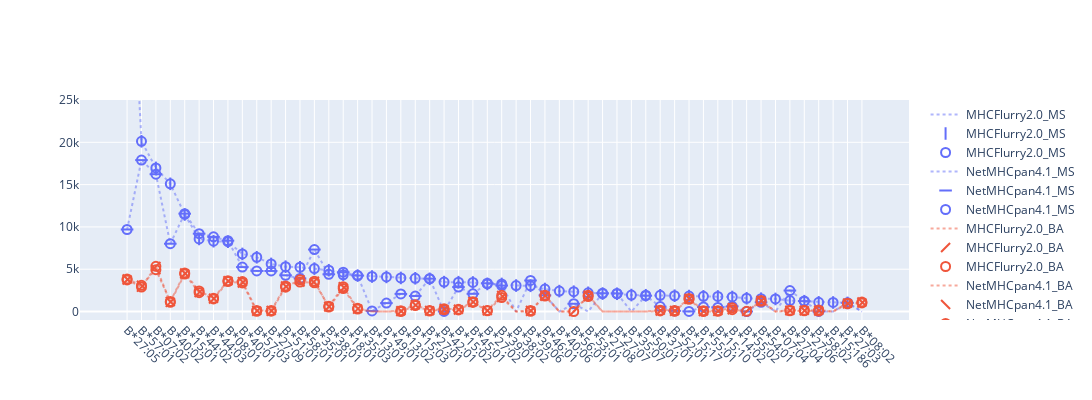

The code cell stored with this chart in its notebook:
### Code cell
plot(all_alleles_all_datasets, "B")

### Figure 1 — Plotly figure (JSON) as saved in the notebook; plotly's stock layout.template omitted (floating-point values rounded to 4 significant figures)
{"data": [{"line": {"color": "#636EFA", "dash": "dot"}, "marker": {"color": ["#636EFA", "#636EFA", "#636EFA", "#636EFA", "#636EFA", "#636EFA", "#636EFA", "#636EFA", "#636EFA", "#636EFA", "#636EFA", "#636EFA", "#636EFA", "#636EFA", "#636EFA", "#636EFA", "#636EFA", "#636EFA", "#636EFA", "#636EFA", "#636EFA", "#636EFA", "#636EFA", "#636EFA", "#636EFA", "#636EFA", "#636EFA", "#636EFA", "#636EFA", "#636EFA", "#636EFA", "#636EFA", "#636EFA", "#636EFA", "#636EFA", "#636EFA", "#636EFA", "#636EFA", "#636EFA", "#636EFA", "#636EFA", "#636EFA", "#636EFA", "#636EFA", "#636EFA", "#636EFA", "#636EFA", "#636EFA", "#636EFA", "#636EFA", "#636EFA", "#636EFA"], "line": {"width": 1}, "size": 0, "symbol": ["line-ns", "line-ns", "line-ns", "line-ns", "line-ns", "line-ns", "line-ns", "line-ns", "line-ns", "line-ns", "line-ns", "line-ns", "line-ns", "line-ns", "line-ns", "line-ns", "line-ns", "line-ns", "line-ns", "line-ns", "line-ns", "line-ns", "line-ns", "line-ns", "line-ns", "line-ns", "line-ns", "line-ns", "line-ns", "line-ns", "line-ns", "line-ns", "line-ns", "line-ns", "line-ns", "line-ns", "line-ns", "line-ns", "line-ns", "line-ns", "line-ns", "line-ns", "line-ns", "line-ns", "line-ns", "line-ns", "line-ns", "line-ns", "line-ns", "line-ns", "line-ns", "line-ns"]}, "mode": "lines", "name": "MHCFlurry2.0_MS", "opacity": 0.5, "type": "scatter", "x": ["B*27:05", "B*57:01", "B*07:02", "B*40:02", "B*15:01", "B*44:02", "B*44:03", "B*08:01", "B*40:01", "B*57:03", "B*27:09", "B*51:01", "B*58:01", "B*35:01", "B*38:01", "B*18:01", "B*35:03", "B*13:01", "B*49:01", "B*13:02", "B*15:03", "B*27:01", "B*42:01", "B*15:02", "B*45:01", "B*27:02", "B*39:01", "B*38:02", "B*39:06", "B*46:01", "B*40:06", "B*56:01", "B*53:01", "B*27:08", "B*27:07", "B*35:07", "B*50:01", "B*37:01", "B*52:01", "B*15:17", "B*55:01", "B*15:10", "B*14:02", "B*55:02", "B*54:01", "B*07:04", "B*27:04", "B*27:06", "B*58:02", "B*15:186", "B*27:03", "B*08:02"], "y": [52482, 20116, 16973, 15094, 11470, 8580, 8313, 8252, 6807, 6415, 5626, 5301, 5233, 5072, 4879, 4347, 4248, 4140, 4093, 3970, 3931, 3864, 3477, 3469, 3435, 3262, 3260, 3071, 3042, 2661, 2416, 2346, 2215, 2121, 2101, 1947, 1925, 1921, 1867, 1831, 1793, 1782, 1721, 1571, 1516, 1489, 1293, 1223, 1084, 1071, 1018, 0]}, {"line": {"color": "#636EFA", "dash": "dot"}, "marker": {"color": ["#636EFA", "#636EFA", "#636EFA", "#636EFA", "#636EFA", "#636EFA", "#636EFA", "#636EFA", "#636EFA", "#636EFA", "#636EFA", "#636EFA", "#636EFA", "#636EFA", "#636EFA", "#636EFA", "#636EFA", "#636EFA", "#636EFA", "#636EFA", "#636EFA", "#636EFA", "#636EFA", "#636EFA", "#636EFA", "#636EFA", "#636EFA", "#636EFA", "#636EFA", "#636EFA", "#636EFA", "#636EFA", "#636EFA", "#636EFA", "#636EFA", "#636EFA", "#636EFA", "#636EFA", "#636EFA", "#636EFA", "#636EFA", "#636EFA", "#636EFA", "#636EFA", "#636EFA", "#636EFA", "#636EFA", "#636EFA", "#636EFA", "#636EFA", "#636EFA"], "line": {"width": 2}, "size": 9, "symbol": ["line-ns", "line-ns", "line-ns", "line-ns", "line-ns", "line-ns", "line-ns", "line-ns", "line-ns", "line-ns", "line-ns", "line-ns", "line-ns", "line-ns", "line-ns", "line-ns", "line-ns", "line-ns", "line-ns", "line-ns", "line-ns", "line-ns", "line-ns", "line-ns", "line-ns", "line-ns", "line-ns", "line-ns", "line-ns", "line-ns", "line-ns", "line-ns", "line-ns", "line-ns", "line-ns", "line-ns", "line-ns", "line-ns", "line-ns", "line-ns", "line-ns", "line-ns", "line-ns", "line-ns", "line-ns", "line-ns", "line-ns", "line-ns", "line-ns", "line-ns", "line-ns"]}, "mode": "markers", "name": "MHCFlurry2.0_MS", "opacity": 1, "type": "scatter", "x": ["B*27:05", "B*57:01", "B*07:02", "B*40:02", "B*15:01", "B*44:02", "B*44:03", "B*08:01", "B*40:01", "B*57:03", "B*27:09", "B*51:01", "B*58:01", "B*35:01", "B*38:01", "B*18:01", "B*35:03", "B*13:01", "B*49:01", "B*13:02", "B*15:03", "B*27:01", "B*42:01", "B*15:02", "B*45:01", "B*27:02", "B*39:01", "B*38:02", "B*39:06", "B*46:01", "B*40:06", "B*56:01", "B*53:01", "B*27:08", "B*27:07", "B*35:07", "B*50:01", "B*37:01", "B*52:01", "B*15:17", "B*55:01", "B*15:10", "B*14:02", "B*55:02", "B*54:01", "B*07:04", "B*27:04", "B*27:06", "B*58:02", "B*15:186", "B*27:03"], "y": [52482, 20116, 16973, 15094, 11470, 8580, 8313, 8252, 6807, 6415, 5626, 5301, 5233, 5072, 4879, 4347, 4248, 4140, 4093, 3970, 3931, 3864, 3477, 3469, 3435, 3262, 3260, 3071, 3042, 2661, 2416, 2346, 2215, 2121, 2101, 1947, 1925, 1921, 1867, 1831, 1793, 1782, 1721, 1571, 1516, 1489, 1293, 1223, 1084, 1071, 1018]}, {"line": {"color": "#636EFA", "dash": "dot"}, "marker": {"color": ["#636EFA", "#636EFA", "#636EFA", "#636EFA", "#636EFA", "#636EFA", "#636EFA", "#636EFA", "#636EFA", "#636EFA", "#636EFA", "#636EFA", "#636EFA", "#636EFA", "#636EFA", "#636EFA", "#636EFA", "#636EFA", "#636EFA", "#636EFA", "#636EFA", "#636EFA", "#636EFA", "#636EFA", "#636EFA", "#636EFA", "#636EFA", "#636EFA", "#636EFA", "#636EFA", "#636EFA", "#636EFA", "#636EFA", "#636EFA", "#636EFA", "#636EFA", "#636EFA", "#636EFA", "#636EFA", "#636EFA", "#636EFA", "#636EFA", "#636EFA", "#636EFA", "#636EFA", "#636EFA", "#636EFA", "#636EFA", "#636EFA", "#636EFA", "#636EFA"], "line": {"width": 2}, "size": 9, "symbol": "circle-open"}, "mode": "markers", "name": "MHCFlurry2.0_MS", "opacity": 1, "type": "scatter", "x": ["B*27:05", "B*57:01", "B*07:02", "B*40:02", "B*15:01", "B*44:02", "B*44:03", "B*08:01", "B*40:01", "B*57:03", "B*27:09", "B*51:01", "B*58:01", "B*35:01", "B*38:01", "B*18:01", "B*35:03", "B*13:01", "B*49:01", "B*13:02", "B*15:03", "B*27:01", "B*42:01", "B*15:02", "B*45:01", "B*27:02", "B*39:01", "B*38:02", "B*39:06", "B*46:01", "B*40:06", "B*56:01", "B*53:01", "B*27:08", "B*27:07", "B*35:07", "B*50:01", "B*37:01", "B*52:01", "B*15:17", "B*55:01", "B*15:10", "B*14:02", "B*55:02", "B*54:01", "B*07:04", "B*27:04", "B*27:06", "B*58:02", "B*15:186", "B*27:03"], "y": [52482, 20116, 16973, 15094, 11470, 8580, 8313, 8252, 6807, 6415, 5626, 5301, 5233, 5072, 4879, 4347, 4248, 4140, 4093, 3970, 3931, 3864, 3477, 3469, 3435, 3262, 3260, 3071, 3042, 2661, 2416, 2346, 2215, 2121, 2101, 1947, 1925, 1921, 1867, 1831, 1793, 1782, 1721, 1571, 1516, 1489, 1293, 1223, 1084, 1071, 1018]}, {"line": {"color": "#636EFA", "dash": "dot"}, "marker": {"color": ["#636EFA", "#636EFA", "#636EFA", "#636EFA", "#636EFA", "#636EFA", "#636EFA", "#636EFA", "#636EFA", "#636EFA", "#636EFA", "#636EFA", "#636EFA", "#636EFA", "#636EFA", "#636EFA", "#636EFA", "#636EFA", "#636EFA", "#636EFA", "#636EFA", "#636EFA", "#636EFA", "#636EFA", "#636EFA", "#636EFA", "#636EFA", "#636EFA", "#636EFA", "#636EFA", "#636EFA", "#636EFA", "#636EFA", "#636EFA", "#636EFA", "#636EFA", "#636EFA", "#636EFA", "#636EFA", "#636EFA", "#636EFA", "#636EFA", "#636EFA", "#636EFA", "#636EFA", "#636EFA", "#636EFA", "#636EFA", "#636EFA", "#636EFA", "#636EFA", "#636EFA"], "line": {"width": 1}, "size": 0, "symbol": ["line-ew", "line-ew", "line-ew", "line-ew", "line-ew", "line-ew", "line-ew", "line-ew", "line-ew", "line-ew", "line-ew", "line-ew", "line-ew", "line-ew", "line-ew", "line-ew", "line-ew", "line-ew", "line-ew", "line-ew", "line-ew", "line-ew", "line-ew", "line-ew", "line-ew", "line-ew", "line-ew", "line-ew", "line-ew", "line-ew", "line-ew", "line-ew", "line-ew", "line-ew", "line-ew", "line-ew", "line-ew", "line-ew", "line-ew", "line-ew", "line-ew", "line-ew", "line-ew", "line-ew", "line-ew", "line-ew", "line-ew", "line-ew", "line-ew", "line-ew", "line-ew", "line-ew"]}, "mode": "lines", "name": "NetMHCpan4.1_MS", "opacity": 0.5, "type": "scatter", "x": ["B*27:05", "B*57:01", "B*07:02", "B*40:02", "B*15:01", "B*44:02", "B*44:03", "B*08:01", "B*40:01", "B*57:03", "B*27:09", "B*51:01", "B*58:01", "B*35:01", "B*38:01", "B*18:01", "B*35:03", "B*13:01", "B*49:01", "B*13:02", "B*15:03", "B*27:01", "B*42:01", "B*15:02", "B*45:01", "B*27:02", "B*39:01", "B*38:02", "B*39:06", "B*46:01", "B*40:06", "B*56:01", "B*53:01", "B*27:08", "B*27:07", "B*35:07", "B*50:01", "B*37:01", "B*52:01", "B*15:17", "B*55:01", "B*15:10", "B*14:02", "B*55:02", "B*54:01", "B*07:04", "B*27:04", "B*27:06", "B*58:02", "B*15:186", "B*27:03", "B*08:02"], "y": [9697, 17896, 16232, 8015, 11569, 9204, 8825, 8378, 5253, 4804, 4794, 4284, 3916, 7323, 4401, 4649, 4257, 74, 996, 2086, 1834, 3887, 10, 2893, 2094, 3342, 3063, 0, 3670, 1918, 0, 921, 0, 2162, 2146, 0, 1870, 583, 77, 13, 535, 484, 614, 5, 1092, 0, 2483, 1233, 7, 0, 1028, 0]}, {"line": {"color": "#636EFA", "dash": "dot"}, "marker": {"color": ["#636EFA", "#636EFA", "#636EFA", "#636EFA", "#636EFA", "#636EFA", "#636EFA", "#636EFA", "#636EFA", "#636EFA", "#636EFA", "#636EFA", "#636EFA", "#636EFA", "#636EFA", "#636EFA", "#636EFA", "#636EFA", "#636EFA", "#636EFA", "#636EFA", "#636EFA", "#636EFA", "#636EFA", "#636EFA", "#636EFA", "#636EFA", "#636EFA", "#636EFA", "#636EFA", "#636EFA", "#636EFA", "#636EFA", "#636EFA", "#636EFA", "#636EFA", "#636EFA", "#636EFA", "#636EFA", "#636EFA", "#636EFA", "#636EFA", "#636EFA", "#636EFA", "#636EFA"], "line": {"width": 2}, "size": 9, "symbol": ["line-ew", "line-ew", "line-ew", "line-ew", "line-ew", "line-ew", "line-ew", "line-ew", "line-ew", "line-ew", "line-ew", "line-ew", "line-ew", "line-ew", "line-ew", "line-ew", "line-ew", "line-ew", "line-ew", "line-ew", "line-ew", "line-ew", "line-ew", "line-ew", "line-ew", "line-ew", "line-ew", "line-ew", "line-ew", "line-ew", "line-ew", "line-ew", "line-ew", "line-ew", "line-ew", "line-ew", "line-ew", "line-ew", "line-ew", "line-ew", "line-ew", "line-ew", "line-ew", "line-ew", "line-ew"]}, "mode": "markers", "name": "NetMHCpan4.1_MS", "opacity": 1, "type": "scatter", "x": ["B*27:05", "B*57:01", "B*07:02", "B*40:02", "B*15:01", "B*44:02", "B*44:03", "B*08:01", "B*40:01", "B*57:03", "B*27:09", "B*51:01", "B*58:01", "B*35:01", "B*38:01", "B*18:01", "B*35:03", "B*13:01", "B*49:01", "B*13:02", "B*15:03", "B*27:01", "B*42:01", "B*15:02", "B*45:01", "B*27:02", "B*39:01", "B*39:06", "B*46:01", "B*56:01", "B*27:08", "B*27:07", "B*50:01", "B*37:01", "B*52:01", "B*15:17", "B*55:01", "B*15:10", "B*14:02", "B*55:02", "B*54:01", "B*27:04", "B*27:06", "B*58:02", "B*27:03"], "y": [9697, 17896, 16232, 8015, 11569, 9204, 8825, 8378, 5253, 4804, 4794, 4284, 3916, 7323, 4401, 4649, 4257, 74, 996, 2086, 1834, 3887, 10, 2893, 2094, 3342, 3063, 3670, 1918, 921, 2162, 2146, 1870, 583, 77, 13, 535, 484, 614, 5, 1092, 2483, 1233, 7, 1028]}, {"line": {"color": "#636EFA", "dash": "dot"}, "marker": {"color": ["#636EFA", "#636EFA", "#636EFA", "#636EFA", "#636EFA", "#636EFA", "#636EFA", "#636EFA", "#636EFA", "#636EFA", "#636EFA", "#636EFA", "#636EFA", "#636EFA", "#636EFA", "#636EFA", "#636EFA", "#636EFA", "#636EFA", "#636EFA", "#636EFA", "#636EFA", "#636EFA", "#636EFA", "#636EFA", "#636EFA", "#636EFA", "#636EFA", "#636EFA", "#636EFA", "#636EFA", "#636EFA", "#636EFA", "#636EFA", "#636EFA", "#636EFA", "#636EFA", "#636EFA", "#636EFA", "#636EFA", "#636EFA", "#636EFA", "#636EFA", "#636EFA", "#636EFA"], "line": {"width": 2}, "size": 9, "symbol": "circle-open"}, "mode": "markers", "name": "NetMHCpan4.1_MS", "opacity": 1, "type": "scatter", "x": ["B*27:05", "B*57:01", "B*07:02", "B*40:02", "B*15:01", "B*44:02", "B*44:03", "B*08:01", "B*40:01", "B*57:03", "B*27:09", "B*51:01", "B*58:01", "B*35:01", "B*38:01", "B*18:01", "B*35:03", "B*13:01", "B*49:01", "B*13:02", "B*15:03", "B*27:01", "B*42:01", "B*15:02", "B*45:01", "B*27:02", "B*39:01", "B*39:06", "B*46:01", "B*56:01", "B*27:08", "B*27:07", "B*50:01", "B*37:01", "B*52:01", "B*15:17", "B*55:01", "B*15:10", "B*14:02", "B*55:02", "B*54:01", "B*27:04", "B*27:06", "B*58:02", "B*27:03"], "y": [9697, 17896, 16232, 8015, 11569, 9204, 8825, 8378, 5253, 4804, 4794, 4284, 3916, 7323, 4401, 4649, 4257, 74, 996, 2086, 1834, 3887, 10, 2893, 2094, 3342, 3063, 3670, 1918, 921, 2162, 2146, 1870, 583, 77, 13, 535, 484, 614, 5, 1092, 2483, 1233, 7, 1028]}, {"line": {"color": "#EF553B", "dash": "dot"}, "marker": {"color": ["#EF553B", "#EF553B", "#EF553B", "#EF553B", "#EF553B", "#EF553B", "#EF553B", "#EF553B", "#EF553B", "#EF553B", "#EF553B", "#EF553B", "#EF553B", "#EF553B", "#EF553B", "#EF553B", "#EF553B", "#EF553B", "#EF553B", "#EF553B", "#EF553B", "#EF553B", "#EF553B", "#EF553B", "#EF553B", "#EF553B", "#EF553B", "#EF553B", "#EF553B", "#EF553B", "#EF553B", "#EF553B", "#EF553B", "#EF553B", "#EF553B", "#EF553B", "#EF553B", "#EF553B", "#EF553B", "#EF553B", "#EF553B", "#EF553B", "#EF553B", "#EF553B", "#EF553B", "#EF553B", "#EF553B", "#EF553B", "#EF553B", "#EF553B", "#EF553B", "#EF553B"], "line": {"width": 1}, "size": 0, "symbol": ["line-ne", "line-ne", "line-ne", "line-ne", "line-ne", "line-ne", "line-ne", "line-ne", "line-ne", "line-ne", "line-ne", "line-ne", "line-ne", "line-ne", "line-ne", "line-ne", "line-ne", "line-ne", "line-ne", "line-ne", "line-ne", "line-ne", "line-ne", "line-ne", "line-ne", "line-ne", "line-ne", "line-ne", "line-ne", "line-ne", "line-ne", "line-ne", "line-ne", "line-ne", "line-ne", "line-ne", "line-ne", "line-ne", "line-ne", "line-ne", "line-ne", "line-ne", "line-ne", "line-ne", "line-ne", "line-ne", "line-ne", "line-ne", "line-ne", "line-ne", "line-ne", "line-ne"]}, "mode": "lines", "name": "MHCFlurry2.0_BA", "opacity": 0.5, "type": "scatter", "x": ["B*27:05", "B*57:01", "B*07:02", "B*40:02", "B*15:01", "B*44:02", "B*44:03", "B*08:01", "B*40:01", "B*57:03", "B*27:09", "B*51:01", "B*58:01", "B*35:01", "B*38:01", "B*18:01", "B*35:03", "B*13:01", "B*49:01", "B*13:02", "B*15:03", "B*27:01", "B*42:01", "B*15:02", "B*45:01", "B*27:02", "B*39:01", "B*38:02", "B*39:06", "B*46:01", "B*40:06", "B*56:01", "B*53:01", "B*27:08", "B*27:07", "B*35:07", "B*50:01", "B*37:01", "B*52:01", "B*15:17", "B*55:01", "B*15:10", "B*14:02", "B*55:02", "B*54:01", "B*07:04", "B*27:04", "B*27:06", "B*58:02", "B*15:186", "B*27:03", "B*08:02"], "y": [3734, 2886, 5341, 1084, 4429, 2234, 1487, 3545, 3375, 34, 44, 2885, 3746, 3578, 531, 2720, 287, 0, 0, 1, 699, 62, 211, 188, 1079, 83, 1656, 0, 33, 1830, 0, 3, 1779, 0, 0, 0, 0, 68, 33, 1452, 3, 21, 215, 28, 1214, 0, 85, 82, 55, 0, 907, 1019]}, {"line": {"color": "#EF553B", "dash": "dot"}, "marker": {"color": ["#EF553B", "#EF553B", "#EF553B", "#EF553B", "#EF553B", "#EF553B", "#EF553B", "#EF553B", "#EF553B", "#EF553B", "#EF553B", "#EF553B", "#EF553B", "#EF553B", "#EF553B", "#EF553B", "#EF553B", "#EF553B", "#EF553B", "#EF553B", "#EF553B", "#EF553B", "#EF553B", "#EF553B", "#EF553B", "#EF553B", "#EF553B", "#EF553B", "#EF553B", "#EF553B", "#EF553B", "#EF553B", "#EF553B", "#EF553B", "#EF553B", "#EF553B", "#EF553B", "#EF553B", "#EF553B", "#EF553B", "#EF553B", "#EF553B"], "line": {"width": 2}, "size": 9, "symbol": ["line-ne", "line-ne", "line-ne", "line-ne", "line-ne", "line-ne", "line-ne", "line-ne", "line-ne", "line-ne", "line-ne", "line-ne", "line-ne", "line-ne", "line-ne", "line-ne", "line-ne", "line-ne", "line-ne", "line-ne", "line-ne", "line-ne", "line-ne", "line-ne", "line-ne", "line-ne", "line-ne", "line-ne", "line-ne", "line-ne", "line-ne", "line-ne", "line-ne", "line-ne", "line-ne", "line-ne", "line-ne", "line-ne", "line-ne", "line-ne", "line-ne", "line-ne"]}, "mode": "markers", "name": "MHCFlurry2.0_BA", "opacity": 1, "type": "scatter", "x": ["B*27:05", "B*57:01", "B*07:02", "B*40:02", "B*15:01", "B*44:02", "B*44:03", "B*08:01", "B*40:01", "B*57:03", "B*27:09", "B*51:01", "B*58:01", "B*35:01", "B*38:01", "B*18:01", "B*35:03", "B*13:02", "B*15:03", "B*27:01", "B*42:01", "B*15:02", "B*45:01", "B*27:02", "B*39:01", "B*39:06", "B*46:01", "B*56:01", "B*53:01", "B*37:01", "B*52:01", "B*15:17", "B*55:01", "B*15:10", "B*14:02", "B*55:02", "B*54:01", "B*27:04", "B*27:06", "B*58:02", "B*27:03", "B*08:02"], "y": [3734, 2886, 5341, 1084, 4429, 2234, 1487, 3545, 3375, 34, 44, 2885, 3746, 3578, 531, 2720, 287, 1, 699, 62, 211, 188, 1079, 83, 1656, 33, 1830, 3, 1779, 68, 33, 1452, 3, 21, 215, 28, 1214, 85, 82, 55, 907, 1019]}, {"line": {"color": "#EF553B", "dash": "dot"}, "marker": {"color": ["#EF553B", "#EF553B", "#EF553B", "#EF553B", "#EF553B", "#EF553B", "#EF553B", "#EF553B", "#EF553B", "#EF553B", "#EF553B", "#EF553B", "#EF553B", "#EF553B", "#EF553B", "#EF553B", "#EF553B", "#EF553B", "#EF553B", "#EF553B", "#EF553B", "#EF553B", "#EF553B", "#EF553B", "#EF553B", "#EF553B", "#EF553B", "#EF553B", "#EF553B", "#EF553B", "#EF553B", "#EF553B", "#EF553B", "#EF553B", "#EF553B", "#EF553B", "#EF553B", "#EF553B", "#EF553B", "#EF553B", "#EF553B", "#EF553B"], "line": {"width": 2}, "size": 9, "symbol": "circle-open"}, "mode": "markers", "name": "MHCFlurry2.0_BA", "opacity": 1, "type": "scatter", "x": ["B*27:05", "B*57:01", "B*07:02", "B*40:02", "B*15:01", "B*44:02", "B*44:03", "B*08:01", "B*40:01", "B*57:03", "B*27:09", "B*51:01", "B*58:01", "B*35:01", "B*38:01", "B*18:01", "B*35:03", "B*13:02", "B*15:03", "B*27:01", "B*42:01", "B*15:02", "B*45:01", "B*27:02", "B*39:01", "B*39:06", "B*46:01", "B*56:01", "B*53:01", "B*37:01", "B*52:01", "B*15:17", "B*55:01", "B*15:10", "B*14:02", "B*55:02", "B*54:01", "B*27:04", "B*27:06", "B*58:02", "B*27:03", "B*08:02"], "y": [3734, 2886, 5341, 1084, 4429, 2234, 1487, 3545, 3375, 34, 44, 2885, 3746, 3578, 531, 2720, 287, 1, 699, 62, 211, 188, 1079, 83, 1656, 33, 1830, 3, 1779, 68, 33, 1452, 3, 21, 215, 28, 1214, 85, 82, 55, 907, 1019]}, {"line": {"color": "#EF553B", "dash": "dot"}, "marker": {"color": ["#EF553B", "#EF553B", "#EF553B", "#EF553B", "#EF553B", "#EF553B", "#EF553B", "#EF553B", "#EF553B", "#EF553B", "#EF553B", "#EF553B", "#EF553B", "#EF553B", "#EF553B", "#EF553B", "#EF553B", "#EF553B", "#EF553B", "#EF553B", "#EF553B", "#EF553B", "#EF553B", "#EF553B", "#EF553B", "#EF553B", "#EF553B", "#EF553B", "#EF553B", "#EF553B", "#EF553B", "#EF553B", "#EF553B", "#EF553B", "#EF553B", "#EF553B", "#EF553B", "#EF553B", "#EF553B", "#EF553B", "#EF553B", "#EF553B", "#EF553B", "#EF553B", "#EF553B", "#EF553B", "#EF553B", "#EF553B", "#EF553B", "#EF553B", "#EF553B", "#EF553B"], "line": {"width": 1}, "size": 0, "symbol": ["line-nw", "line-nw", "line-nw", "line-nw", "line-nw", "line-nw", "line-nw", "line-nw", "line-nw", "line-nw", "line-nw", "line-nw", "line-nw", "line-nw", "line-nw", "line-nw", "line-nw", "line-nw", "line-nw", "line-nw", "line-nw", "line-nw", "line-nw", "line-nw", "line-nw", "line-nw", "line-nw", "line-nw", "line-nw", "line-nw", "line-nw", "line-nw", "line-nw", "line-nw", "line-nw", "line-nw", "line-nw", "line-nw", "line-nw", "line-nw", "line-nw", "line-nw", "line-nw", "line-nw", "line-nw", "line-nw", "line-nw", "line-nw", "line-nw", "line-nw", "line-nw", "line-nw"]}, "mode": "lines", "name": "NetMHCpan4.1_BA", "opacity": 0.5, "type": "scatter", "x": ["B*27:05", "B*57:01", "B*07:02", "B*40:02", "B*15:01", "B*44:02", "B*44:03", "B*08:01", "B*40:01", "B*57:03", "B*27:09", "B*51:01", "B*58:01", "B*35:01", "B*38:01", "B*18:01", "B*35:03", "B*13:01", "B*49:01", "B*13:02", "B*15:03", "B*27:01", "B*42:01", "B*15:02", "B*45:01", "B*27:02", "B*39:01", "B*38:02", "B*39:06", "B*46:01", "B*40:06", "B*56:01", "B*53:01", "B*27:08", "B*27:07", "B*35:07", "B*50:01", "B*37:01", "B*52:01", "B*15:17", "B*55:01", "B*15:10", "B*14:02", "B*55:02", "B*54:01", "B*07:04", "B*27:04", "B*27:06", "B*58:02", "B*15:186", "B*27:03", "B*08:02"], "y": [3847, 3100, 4949, 1188, 4556, 2437, 1580, 3644, 3539, 134, 114, 3023, 3481, 3404, 630, 2931, 378, 0, 0, 101, 796, 113, 332, 265, 1169, 126, 1913, 0, 133, 1915, 0, 0, 1918, 0, 0, 0, 0, 166, 124, 1548, 101, 104, 443, 0, 1306, 0, 151, 152, 168, 0, 993, 1120]}, {"line": {"color": "#EF553B", "dash": "dot"}, "marker": {"color": ["#EF553B", "#EF553B", "#EF553B", "#EF553B", "#EF553B", "#EF553B", "#EF553B", "#EF553B", "#EF553B", "#EF553B", "#EF553B", "#EF553B", "#EF553B", "#EF553B", "#EF553B", "#EF553B", "#EF553B", "#EF553B", "#EF553B", "#EF553B", "#EF553B", "#EF553B", "#EF553B", "#EF553B", "#EF553B", "#EF553B", "#EF553B", "#EF553B", "#EF553B", "#EF553B", "#EF553B", "#EF553B", "#EF553B", "#EF553B", "#EF553B", "#EF553B", "#EF553B", "#EF553B", "#EF553B", "#EF553B"], "line": {"width": 2}, "size": 9, "symbol": ["line-nw", "line-nw", "line-nw", "line-nw", "line-nw", "line-nw", "line-nw", "line-nw", "line-nw", "line-nw", "line-nw", "line-nw", "line-nw", "line-nw", "line-nw", "line-nw", "line-nw", "line-nw", "line-nw", "line-nw", "line-nw", "line-nw", "line-nw", "line-nw", "line-nw", "line-nw", "line-nw", "line-nw", "line-nw", "line-nw", "line-nw", "line-nw", "line-nw", "line-nw", "line-nw", "line-nw", "line-nw", "line-nw", "line-nw", "line-nw"]}, "mode": "markers", "name": "NetMHCpan4.1_BA", "opacity": 1, "type": "scatter", "x": ["B*27:05", "B*57:01", "B*07:02", "B*40:02", "B*15:01", "B*44:02", "B*44:03", "B*08:01", "B*40:01", "B*57:03", "B*27:09", "B*51:01", "B*58:01", "B*35:01", "B*38:01", "B*18:01", "B*35:03", "B*13:02", "B*15:03", "B*27:01", "B*42:01", "B*15:02", "B*45:01", "B*27:02", "B*39:01", "B*39:06", "B*46:01", "B*53:01", "B*37:01", "B*52:01", "B*15:17", "B*55:01", "B*15:10", "B*14:02", "B*54:01", "B*27:04", "B*27:06", "B*58:02", "B*27:03", "B*08:02"], "y": [3847, 3100, 4949, 1188, 4556, 2437, 1580, 3644, 3539, 134, 114, 3023, 3481, 3404, 630, 2931, 378, 101, 796, 113, 332, 265, 1169, 126, 1913, 133, 1915, 1918, 166, 124, 1548, 101, 104, 443, 1306, 151, 152, 168, 993, 1120]}, {"line": {"color": "#EF553B", "dash": "dot"}, "marker": {"color": ["#EF553B", "#EF553B", "#EF553B", "#EF553B", "#EF553B", "#EF553B", "#EF553B", "#EF553B", "#EF553B", "#EF553B", "#EF553B", "#EF553B", "#EF553B", "#EF553B", "#EF553B", "#EF553B", "#EF553B", "#EF553B", "#EF553B", "#EF553B", "#EF553B", "#EF553B", "#EF553B", "#EF553B", "#EF553B", "#EF553B", "#EF553B", "#EF553B", "#EF553B", "#EF553B", "#EF553B", "#EF553B", "#EF553B", "#EF553B", "#EF553B", "#EF553B", "#EF553B", "#EF553B", "#EF553B", "#EF553B"], "line": {"width": 2}, "size": 9, "symbol": "circle-open"}, "mode": "markers", "name": "NetMHCpan4.1_BA", "opacity": 1, "type": "scatter", "x": ["B*27:05", "B*57:01", "B*07:02", "B*40:02", "B*15:01", "B*44:02", "B*44:03", "B*08:01", "B*40:01", "B*57:03", "B*27:09", "B*51:01", "B*58:01", "B*35:01", "B*38:01", "B*18:01", "B*35:03", "B*13:02", "B*15:03", "B*27:01", "B*42:01", "B*15:02", "B*45:01", "B*27:02", "B*39:01", "B*39:06", "B*46:01", "B*53:01", "B*37:01", "B*52:01", "B*15:17", "B*55:01", "B*15:10", "B*14:02", "B*54:01", "B*27:04", "B*27:06", "B*58:02", "B*27:03", "B*08:02"], "y": [3847, 3100, 4949, 1188, 4556, 2437, 1580, 3644, 3539, 134, 114, 3023, 3481, 3404, 630, 2931, 378, 101, 796, 113, 332, 265, 1169, 126, 1913, 133, 1915, 1918, 166, 124, 1548, 101, 104, 443, 1306, 151, 152, 168, 993, 1120]}], "layout": {"height": 400, "width": 1200, "xaxis": {"dtick": 1.2, "tick0": 0, "tickangle": 45}, "yaxis": {"range": [-1000, 25000]}}}
